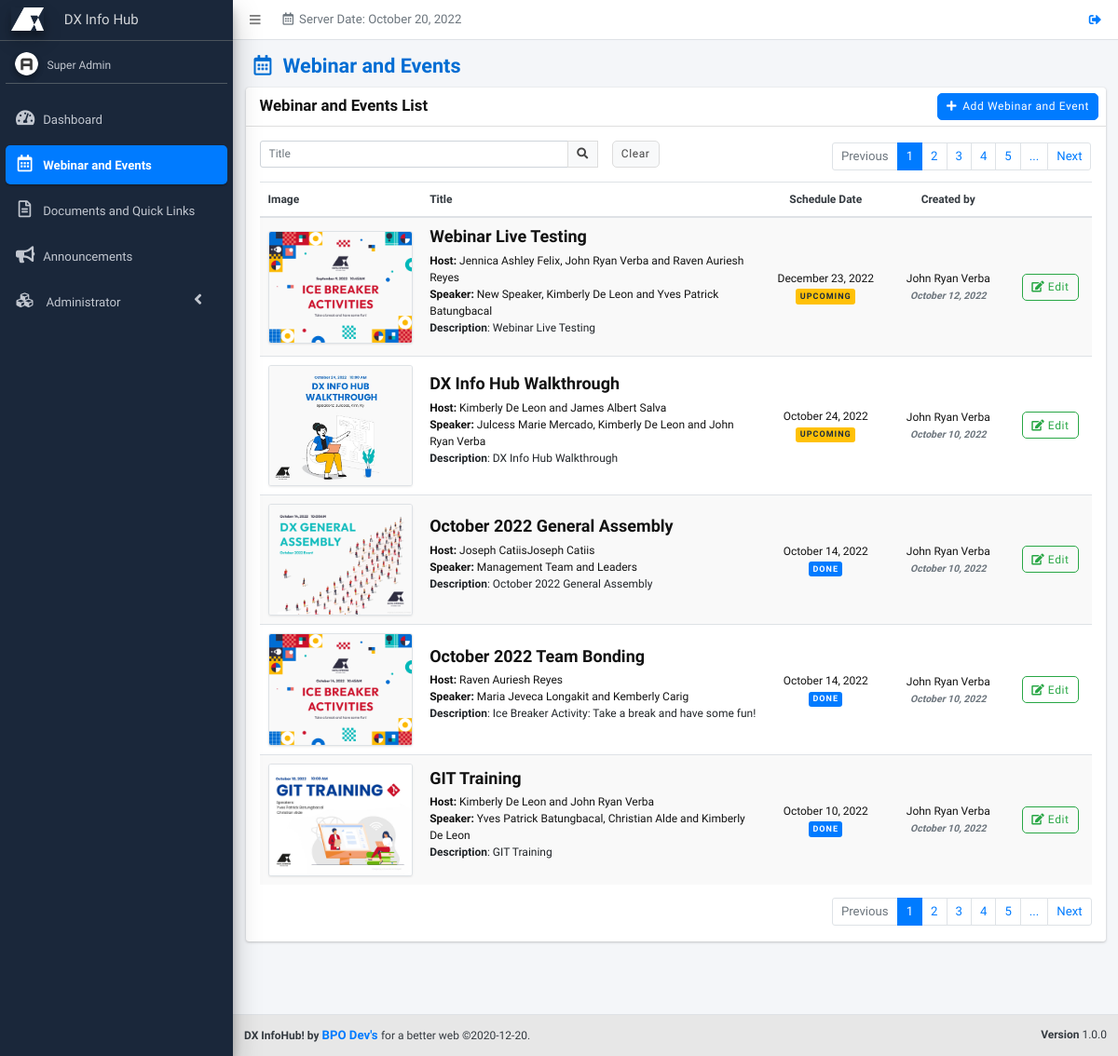
Screenshot of /pages/webinar-and-events/index.php (signed in) with the database file from the repository.
### tables this page shows
CREATE TABLE `webinarandevents` (
  `id` int(255) UNSIGNED NOT NULL,
  `user_id` int(255) NOT NULL,
  `webinar_host` varchar(255) NOT NULL DEFAULT '',
  `webinar_speaker` varchar(255) NOT NULL,
  `webinar_title` varchar(255) NOT NULL DEFAULT '',
  `webinar_img` varchar(255) NOT NULL DEFAULT '',
  `webinar_description` text NOT NULL,
  `date_set` varchar(255) NOT NULL DEFAULT '',
  `month_set` varchar(255) NOT NULL DEFAULT '',
  `date_created` varchar(255) NOT NULL DEFAULT '',
  `date_edited` varchar(255) NOT NULL DEFAULT '',
  `webinar_status` int(1) NOT NULL DEFAULT 0,
  `temp_del` int(11) NOT NULL DEFAULT 0,
  `timestamp` timestamp NOT NULL DEFAULT current_timestamp() ON UPDATE current_timestamp()
);

CREATE TABLE `users` (
  `user_id` bigint(20) NOT NULL,
  `user_employee_id` varchar(50) NOT NULL DEFAULT '',
  `user_email` varchar(100) NOT NULL DEFAULT '',
  `user_password` varchar(200) NOT NULL DEFAULT '',
  `user_firstname` varchar(100) NOT NULL DEFAULT '',
  `user_middlename` varchar(100) NOT NULL DEFAULT '',
  `user_lastname` varchar(100) NOT NULL DEFAULT '',
  `user_nickname` varchar(50) NOT NULL DEFAULT '',
  `user_photo` varchar(100) NOT NULL DEFAULT '',
  `role_ids` varchar(1000) NOT NULL DEFAULT ',',
  `permissions` varchar(1000) NOT NULL DEFAULT ',',
  `user_position` int(11) NOT NULL DEFAULT 0,
  `user_level` int(11) NOT NULL DEFAULT 1,
  `user_gender` varchar(100) NOT NULL,
  `user_mobile` varchar(50) NOT NULL DEFAULT '',
  `team_id` bigint(20) NOT NULL DEFAULT 0,
  `user_hiredate` int(11) NOT NULL DEFAULT 0,
  `user_enddate` int(11) NOT NULL DEFAULT 0,
  `user_mantra_in_life` varchar(300) NOT NULL,
  `user_skills` varchar(300) NOT NULL,
  `starting_date` int(11) NOT NULL DEFAULT 0,
  `data_per_page` int(11) NOT NULL DEFAULT 20,
  `user_last_login` int(11) NOT NULL DEFAULT 0,
  `user_log_attempts` int(11) DEFAULT NULL,
  `lockout_timestamp` datetime DEFAULT NULL,
  `user_status` float NOT NULL DEFAULT 0,
  `temp_del` int(11) NOT NULL DEFAULT 0
);

### includes/functions.php (called while the page is built, shortened)
<?php
function renderLang($lang_arr) {
	if(isset($lang_arr[$GLOBALS['default_lang_idx']])) {
		if($lang_arr[$GLOBALS['default_lang_idx']] != '') {
			$return = $lang_arr[$GLOBALS['default_lang_idx']];
		} else {
			$return = $lang_arr[0];
		}
	} else {
		$return = $lang_arr[0];
	}
	return $return;
}
function checkSession() {
	$r = 0;
	if(isset($_SESSION['sys_id'])) {
		$r = 1;
	}
	return $r;
}
function checkPermission($permission) {
	$r = 0;
	if(in_array($permission,$_SESSION['sys_permissions'])) {
		$r = 1;
	}
	return $r;
}
function encryptID($id,$module = '') {
	return processIDEncryption($id,'encrypt',$module);
}
function processIDEncryption($id,$action,$module) {
	$charBank_arr = array('_q','i','_B','l','_a','M','f','u','_g','O','h','9','V','W','F','s','6','K','P','_b','8','_r','X','3','Y','2','N','d','q','_S','j','_L','_R','p','Z','E','5','e','x','A','_k','_I','g','_Q','_G','J','G','_j','_J','b','_c','o','_E','_p','m','1','_i','_K','_o','B','I','S','_l','_H','0','_n','Q','y','_D','a','H','n','L','_C','D','t','k','_P','R','_e','_s','_M','z','_d','c','_A','_m','w','v','_h','_N','U','_O','T','C','7','_F','r','_f','4');
	$output = '';
	if($action == 'encrypt') {
		$epoch_time = substr(time() * rand(1,100),0,10);
		$dynamic_val = '';
		$dynamic_val .= $charBank_arr[($epoch_time[0].$epoch_time[1])*1];
		$dynamic_val .= $charBank_arr[($epoch_time[2].$epoch_time[3])*1];
		$dynamic_val .= $charBank_arr[($epoch_time[4].$epoch_time[5])*1];
		$dynamic_val .= $charBank_arr[($epoch_time[6].$epoch_time[7])*1];
		$dynamic_val .= $charBank_arr[($epoch_time[8].$epoch_time[9])*1];
		$secret_key = $dynamic_val;
	}
	$encrypt_method = "AES-256-CBC";
	$key = hash('sha256',$secret_key);
	if($module == '') {
		$module = $GLOBALS['page'];
	}
	$iv = substr(hash('sha256',$module),0,16);
	if($action == 'encrypt') {
		$output = base64_encode(openssl_encrypt($id,$encrypt_method,$key,0,$iv)).$dynamic_val;
	} else {
		$id = str_replace($secret_key,'',$id);
		$output = openssl_decrypt(base64_decode($id),$encrypt_method,$key,0,$iv);
	}
	return $output;
}
function getTable($sql_table) {
	$r = array();
	$sql = $GLOBALS['pdo']->prepare("SELECT * FROM ".$sql_table);
	$sql->execute();
	while($data = $sql->fetch(PDO::FETCH_ASSOC)) {
		array_push($r,$data);
	}
	return $r;
}
?>

### includes/lang/webinar-events.php (called while the page is built, shortened)
<?php
$webinar_events = array(
	'Webinar and Events',
	''
);
$webinar_events_list = array(
	'Webinar and Events List',
	''
);
$webinar_events_add = array(
	'Add Webinar and Event',
	''
);
$webinar_events_edit = array(
	'Edit Webinar and Event',
	''
);
$webinar_events_title = array(
	'Title',
	''
);
$webinar_events_schedule_date = array(
	'Schedule Date',
	''
);
$webinar_events_description = array(
	'Description',
	''
);
$webinar_events_img = array(
	'Image',
	''
);
$webinar_events_host = array(
	'Host',
	''
);
$webinar_events_speaker = array(
	'Speaker',
	''
);
$edit = array(
	'Edit',
	''
);
?>

### includes/lang/documents.php (called while the page is built, shortened)
<?php
$created_by = array(
	'Created by',
	''
);
?>

### includes/common/set-search.php (called while the page is built, shortened)
<?php
$where = '';
if(isset($keywords_arr)) {
	foreach($keywords_arr as $keyword) {
		$keyword = str_replace("'","''",$keyword);
		if($where == '') {
			foreach($fields_arr as $field) {
				if($where == '') {
					$where .= " WHERE ".$field." LIKE '%".$keyword."%' AND temp_del = 0";
				} else {
					$where .= " OR ".$field." LIKE '%".$keyword."%' AND temp_del = 0";
				}
			}
		} else {
			foreach($fields_arr as $field) {
				$where .= " OR ".$field." LIKE '%".$keyword."%' AND temp_del = 0";
			}
		}
	}
} else {
	if($where == '' && $page != 'system-log') {
		 $where = " WHERE temp_del=0";
	}
}
?>

### includes/common/set-pagination.php (called while the page is built, shortened)
<?php
$numrows = 5;
$page_ctr = 1;
$sql_start = abs($numrows * ((int)$page_ctr-1));
?>

### pages/webinar-and-events/index.php (the view, shortened to what this page needs)
<?php
require($_SERVER['DOCUMENT_ROOT'].'/includes/config.php');
if(checkSession()) {
	if(checkPermission('webinar-and-events')) {
		$page = 'webinarandevents';
		$fields_arr = array('webinar_title','webinar_description','webinar_host','webinar_speaker');
		require($_SERVER['DOCUMENT_ROOT'].'/includes/common/set-search.php');
		require($_SERVER['DOCUMENT_ROOT'].'/includes/common/set-pagination.php');
		$users_arr = getTable('users');
?>
<!DOCTYPE html>
<html>
<head>
	<?php require($_SERVER['DOCUMENT_ROOT'].'/includes/common/links.php'); ?>
</head>
<body class="hold-transition sidebar-mini layout-fixed" >
	<div class="wrapper">
		<?php
		require($_SERVER['DOCUMENT_ROOT'].'/includes/common/child-header.php');
		require($_SERVER['DOCUMENT_ROOT'].'/includes/common/child-sidebar.php');
		?>
		<div class="content-wrapper" style="">
			<section class="content-header">
				<div class="container-fluid">
					<div class="row">
						<div class="col-sm-6 col-12">
							<h1><i class="far fa-calendar-alt mr-3"></i><?php echo renderLang($webinar_events); ?></h1>
						</div>
					</div>
				</div>
			</section>
			<section class="content pb-5">
				<div class="container-fluid">
					<div class="card">
						<div class="card-header">
							<h3 class="card-title"><?php echo renderLang($webinar_events_list); ?></h3>
							<div class="card-tools">
								<?php if(checkPermission('webinar-events-add')) { ?><a href="add-webinar-and-events" class="btn btn-primary btn-md"><i class="fa fa-plus mr-2"></i><?php echo renderLang($webinar_events_add); ?></a><?php } ?>
							</div>
						</div>
						<div class="card-body">
							<?php require($_SERVER['DOCUMENT_ROOT'].'/includes/common/search-and-pagination.php'); ?>
							<div class="table-responsive">
								<table id="table-data" class="table table-striped table-hover">
									<thead>
										<tr class="text-dark">
											<th style="width:20%"><?php echo renderLang($webinar_events_img); ?></th>
											<th style="width:40%"><?php echo renderLang($webinar_events_title); ?></th>
											<th class="text-center" style="width:15%"><?php echo renderLang($webinar_events_schedule_date); ?></th>
											<th class="text-center" style="width:15%"><?php echo renderLang($created_by); ?></th>
											<th style="width:10%"></th>
										</tr>
									</thead>
									<tbody>
                                    <?php
                    					$sql = $pdo->prepare("SELECT * FROM webinarandevents ". $where ." ORDER BY date_set DESC LIMIT ".$sql_start.",".$numrows);
										$sql->execute();
										while($data = $sql->fetch(PDO::FETCH_ASSOC)) {
											$webinar_id = encryptID($data['id']);
											echo '<tr >';
												echo '<td class="align-middle"><img src="assets/images/webinar-and-events/'.$data['webinar_img'].'" class="img-thumbnail p-0"></td>';
												echo '<td class=" align-middle"><h4 class="font-weight-bold">'.$data['webinar_title'].'</h4>
												<b>'.renderLang($webinar_events_host) .':</b> ';
												$host_count_handler = 0;
												$hosts = explode(',', $data['webinar_host']);
												foreach($hosts as $host) {
													foreach($users_arr as $user) {
														if($user['user_employee_id'] == $host) {
															$hosts_count = count($hosts) - 1;
															if ($host_count_handler == $hosts_count){
																echo $user['user_firstname'].' '.$user['user_lastname'];
																$host_count_handler = 0;
															} else {
																if ($host_count_handler == count($hosts)-2){
																	echo $user['user_firstname'].' '.$user['user_lastname'] .' and ';
																	$host_count_handler++;
																} else {
																	echo $user['user_firstname'].' '.$user['user_lastname'] .', ';
																	$host_count_handler++;
																}
															}
														}
													}
												}
												echo '<br><b>'.renderLang($webinar_events_speaker) .':</b> ';
												$speakers = explode(',', $data['webinar_speaker']);
												$speaker_count_handler = 0;
												$speakers_arr = count($speakers)-2;
												foreach($speakers as $speaker) {
													foreach($users_arr as $user) {
														if($user['user_employee_id'] == $speaker) {
															echo $user['user_firstname'].' '.$user['user_lastname'];
															$speaker_count_handler++;
															break;
														}
													}
													if ($user['user_employee_id'] != $speaker) {
														echo $speaker;
														$speaker_count_handler++;
													}
													if ($speaker_count_handler <= $speakers_arr)
													{
														echo ', ';
													}
													else if ($speaker_count_handler == $speakers_arr+1)
													{
														echo ' and ';
													}
												}
												?>
												<?php
												echo '<br><pre style="max-width: 400px;"  class="p-0 text-truncate"><b>'. renderLang($webinar_events_description) .'</b>: '.$data['webinar_description'].'</pre>
												</td>';
												echo '<td class="align-middle text-center">';
													echo $data['date_set'] != 0 ? date('F j, Y',strtotime($data['date_set'])) : 'ー';
													$date = new DateTime($data['date_set']);
													$now = new DateTime();
													if($date < $now) {
														echo '<br><span class="right badge badge-primary">Done</span>';
													}else{
														echo '<br><span class="right badge badge-warning">Upcoming</span>';
													}
												echo '</td>';
												echo '<td class="align-middle text-center">';
													foreach($users_arr as $user) {
														if($user['user_id'] == $data['user_id']) {
															echo $user['user_firstname'].' '.$user['user_lastname'];
															break;
														}
													}
												echo '<br><em class="text-secondary font-weight-bold text-sm">'.$data['date_created'] .'</em></td>';
												echo '<td class="align-middle text-center">';
													if(checkPermission('webinar-events-edit')) {
														echo '<a href="/edit-webinar-and-events/'.$webinar_id.'" class="btn btn-outline-success" title="'.renderLang($webinar_events_edit).'"><i class="fas fa-edit"></i> '.renderLang($edit).'</a>';
													}
												echo '</td>';
											echo '</tr>';
										}
										?>
									</tbody>
								</table>
							</div>
							<?php require($_SERVER['DOCUMENT_ROOT'].'/includes/common/pagination-bottom.php'); ?>
						</div>
					</div>
				</div>
			</section>
		</div>
		<?php require($_SERVER['DOCUMENT_ROOT'].'/includes/common/child-footer.php'); ?>
	</div>
</body>
</html>
<?php
	} else {
		$_SESSION['sys_permission_err'] = renderLang($permission_message_1);
		header('location: /dashboard');
	}
} else {
	$_SESSION['sys_login_err'] = renderLang($login_msg_err_4);
	header('location: /login');
}
?>

### rows the page displays
webinarandevents: webinar_img (picture), webinar_title "Webinar Live Testing", webinar_speaker "New Speaker", webinar_description "Webinar Live Testing", date_set "December 23, 2022", shows "UPCOMING", date_created "October 12, 2022"
users: user_firstname "Jennica Ashley", user_lastname "Felix"
users: user_firstname "John Ryan", user_lastname "Verba"
users: user_firstname "Raven Auriesh", user_lastname "Reyes"
users: user_firstname "Kimberly", user_lastname "De Leon"
users: user_firstname "Yves Patrick", user_lastname "Batungbacal"
webinarandevents: webinar_img (picture), webinar_title "DX Info Hub Walkthrough", webinar_description "DX Info Hub Walkthrough", date_set "October 24, 2022", shows "UPCOMING", date_created "October 10, 2022"
users: user_firstname "James Albert", user_lastname "Salva"
users: user_firstname "Julcess Marie", user_lastname "Mercado"
webinarandevents: webinar_img (picture), webinar_title "October 2022 General Assembly", webinar_speaker "Management Team and Leaders", webinar_description "October 2022 General Assembly", date_set "October 14, 2022", shows "DONE", date_created "October 10, 2022"
users: user_firstname "Joseph", user_lastname "Catiis"
users: user_firstname "Joseph", user_lastname "Catiis"
webinarandevents: webinar_img (picture), webinar_title "October 2022 Team Bonding", webinar_speaker "and", webinar_description "Ice Breaker Activity: Take a break and have some fun!", date_set "October 14, 2022", shows "DONE", date_created "October 10, 2022"
users: user_firstname "Maria Jeveca", user_lastname "Longakit"
users: user_firstname "Kemberly", user_lastname "Carig"
webinarandevents: webinar_img (picture), webinar_title "GIT Training", webinar_description "GIT Training", date_set "October 10, 2022", shows "DONE", date_created "October 10, 2022"
users: user_firstname "Christian", user_lastname "Alde"

### other values shown
renderLang($header_server_date) "Server Date:"
$_SESSION['sys_fullname'] "Super Admin"
renderLang($webinar_events) "Webinar and Events"
renderLang($webinar_events_list) "Webinar and Events List"
renderLang($webinar_events_add) "Add Webinar and Event"
renderLang($btn_clear) "Clear"
renderLang($btn_previous) "Previous"
renderLang($btn_next) "Next"
renderLang($webinar_events_img) "Image"
renderLang($webinar_events_title) "Title"
renderLang($webinar_events_schedule_date) "Schedule Date"
renderLang($created_by) "Created by"
renderLang($sitename) "DX InfoHub!"
